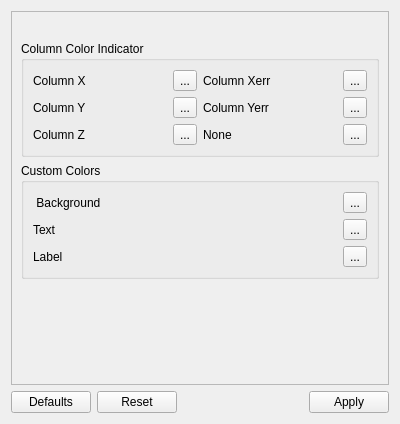
<?xml version="1.0" encoding="UTF-8"?>
<ui version="4.0">
 <class>TableColorSettings</class>
 <widget class="QWidget" name="TableColorSettings">
  <property name="geometry">
   <rect>
    <x>0</x>
    <y>0</y>
    <width>400</width>
    <height>424</height>
   </rect>
  </property>
  <property name="windowTitle">
   <string>Form</string>
  </property>
  <layout class="QVBoxLayout" name="verticalLayout_2">
   <item>
    <widget class="QScrollArea" name="scrollArea">
     <property name="widgetResizable">
      <bool>true</bool>
     </property>
     <widget class="QWidget" name="scrollAreaWidgetContents_2">
      <property name="geometry">
       <rect>
        <x>0</x>
        <y>0</y>
        <width>380</width>
        <height>371</height>
       </rect>
      </property>
      <layout class="QVBoxLayout" name="verticalLayout_3">
       <item>
        <widget class="QLabel" name="titleLabel">
         <property name="text">
          <string/>
         </property>
        </widget>
       </item>
       <item>
        <widget class="QGroupBox" name="columnColorGroupBox">
         <property name="title">
          <string>Column Color Indicator</string>
         </property>
         <layout class="QVBoxLayout" name="verticalLayout">
          <item>
           <layout class="QHBoxLayout" name="horizontalLayout">
            <item>
             <layout class="QHBoxLayout" name="horizontalLayout_9">
              <property name="spacing">
               <number>6</number>
              </property>
              <item>
               <widget class="QLabel" name="columnxTextLabel">
                <property name="text">
                 <string>Column X </string>
                </property>
               </widget>
              </item>
              <item>
               <spacer name="horizontalSpacer_5">
                <property name="orientation">
                 <enum>Qt::Horizontal</enum>
                </property>
                <property name="sizeHint" stdset="0">
                 <size>
                  <width>40</width>
                  <height>20</height>
                 </size>
                </property>
               </spacer>
              </item>
              <item>
               <widget class="ColorLabel" name="columnxColorLabel">
                <property name="text">
                 <string/>
                </property>
               </widget>
              </item>
              <item>
               <widget class="QToolButton" name="columnxColorButton">
                <property name="text">
                 <string>...</string>
                </property>
               </widget>
              </item>
             </layout>
            </item>
            <item>
             <layout class="QHBoxLayout" name="horizontalLayout_12">
              <item>
               <widget class="QLabel" name="columnxerrTextLabel">
                <property name="text">
                 <string>Column Xerr</string>
                </property>
               </widget>
              </item>
              <item>
               <spacer name="horizontalSpacer_8">
                <property name="orientation">
                 <enum>Qt::Horizontal</enum>
                </property>
                <property name="sizeHint" stdset="0">
                 <size>
                  <width>40</width>
                  <height>20</height>
                 </size>
                </property>
               </spacer>
              </item>
              <item>
               <widget class="ColorLabel" name="columnxerrColorLabel">
                <property name="text">
                 <string/>
                </property>
               </widget>
              </item>
              <item>
               <widget class="QToolButton" name="columnxerrColorButton">
                <property name="text">
                 <string>...</string>
                </property>
               </widget>
              </item>
             </layout>
            </item>
           </layout>
          </item>
          <item>
           <layout class="QHBoxLayout" name="horizontalLayout_3">
            <item>
             <layout class="QHBoxLayout" name="horizontalLayout_10">
              <item>
               <widget class="QLabel" name="columnyTextLabel">
                <property name="text">
                 <string>Column Y</string>
                </property>
               </widget>
              </item>
              <item>
               <spacer name="horizontalSpacer_6">
                <property name="orientation">
                 <enum>Qt::Horizontal</enum>
                </property>
                <property name="sizeHint" stdset="0">
                 <size>
                  <width>40</width>
                  <height>20</height>
                 </size>
                </property>
               </spacer>
              </item>
              <item>
               <widget class="ColorLabel" name="columnyColorLabel">
                <property name="text">
                 <string/>
                </property>
               </widget>
              </item>
              <item>
               <widget class="QToolButton" name="columnyColorButton">
                <property name="text">
                 <string>...</string>
                </property>
               </widget>
              </item>
             </layout>
            </item>
            <item>
             <layout class="QHBoxLayout" name="horizontalLayout_13">
              <item>
               <widget class="QLabel" name="columnyerrTextLabel">
                <property name="text">
                 <string>Column Yerr</string>
                </property>
               </widget>
              </item>
              <item>
               <spacer name="horizontalSpacer_9">
                <property name="orientation">
                 <enum>Qt::Horizontal</enum>
                </property>
                <property name="sizeHint" stdset="0">
                 <size>
                  <width>40</width>
                  <height>20</height>
                 </size>
                </property>
               </spacer>
              </item>
              <item>
               <widget class="ColorLabel" name="columnyerrColorLabel">
                <property name="text">
                 <string/>
                </property>
               </widget>
              </item>
              <item>
               <widget class="QToolButton" name="columnyerrColorButton">
                <property name="text">
                 <string>...</string>
                </property>
               </widget>
              </item>
             </layout>
            </item>
           </layout>
          </item>
          <item>
           <layout class="QHBoxLayout" name="horizontalLayout_4">
            <item>
             <layout class="QHBoxLayout" name="horizontalLayout_11">
              <item>
               <widget class="QLabel" name="columnzTextLabel">
                <property name="text">
                 <string>Column Z</string>
                </property>
               </widget>
              </item>
              <item>
               <spacer name="horizontalSpacer_7">
                <property name="orientation">
                 <enum>Qt::Horizontal</enum>
                </property>
                <property name="sizeHint" stdset="0">
                 <size>
                  <width>40</width>
                  <height>20</height>
                 </size>
                </property>
               </spacer>
              </item>
              <item>
               <widget class="ColorLabel" name="columnzColorLabel">
                <property name="text">
                 <string/>
                </property>
               </widget>
              </item>
              <item>
               <widget class="QToolButton" name="columnzColorButton">
                <property name="text">
                 <string>...</string>
                </property>
               </widget>
              </item>
             </layout>
            </item>
            <item>
             <layout class="QHBoxLayout" name="horizontalLayout_14">
              <item>
               <widget class="QLabel" name="noneTextLabel">
                <property name="text">
                 <string>None</string>
                </property>
               </widget>
              </item>
              <item>
               <spacer name="horizontalSpacer_10">
                <property name="orientation">
                 <enum>Qt::Horizontal</enum>
                </property>
                <property name="sizeHint" stdset="0">
                 <size>
                  <width>40</width>
                  <height>20</height>
                 </size>
                </property>
               </spacer>
              </item>
              <item>
               <widget class="ColorLabel" name="noneColorLabel">
                <property name="text">
                 <string/>
                </property>
               </widget>
              </item>
              <item>
               <widget class="QToolButton" name="noneColorButton">
                <property name="text">
                 <string>...</string>
                </property>
               </widget>
              </item>
             </layout>
            </item>
           </layout>
          </item>
         </layout>
        </widget>
       </item>
       <item>
        <widget class="QGroupBox" name="customColorGroupBox">
         <property name="title">
          <string>Custom Colors</string>
         </property>
         <layout class="QVBoxLayout" name="verticalLayout_4">
          <item>
           <layout class="QHBoxLayout" name="horizontalLayout_7">
            <property name="spacing">
             <number>6</number>
            </property>
            <item>
             <widget class="QLabel" name="backgroundTextLabel">
              <property name="text">
               <string> Background</string>
              </property>
             </widget>
            </item>
            <item>
             <spacer name="horizontalSpacer_3">
              <property name="orientation">
               <enum>Qt::Horizontal</enum>
              </property>
              <property name="sizeHint" stdset="0">
               <size>
                <width>40</width>
                <height>20</height>
               </size>
              </property>
             </spacer>
            </item>
            <item>
             <widget class="ColorLabel" name="backgroundColorLabel">
              <property name="text">
               <string/>
              </property>
             </widget>
            </item>
            <item>
             <widget class="QToolButton" name="backgroundColorButton">
              <property name="text">
               <string>...</string>
              </property>
             </widget>
            </item>
           </layout>
          </item>
          <item>
           <layout class="QHBoxLayout" name="horizontalLayout_8">
            <item>
             <widget class="QLabel" name="textTextLabel">
              <property name="text">
               <string>Text</string>
              </property>
             </widget>
            </item>
            <item>
             <spacer name="horizontalSpacer_4">
              <property name="orientation">
               <enum>Qt::Horizontal</enum>
              </property>
              <property name="sizeHint" stdset="0">
               <size>
                <width>40</width>
                <height>20</height>
               </size>
              </property>
             </spacer>
            </item>
            <item>
             <widget class="ColorLabel" name="textColorLabel">
              <property name="text">
               <string/>
              </property>
             </widget>
            </item>
            <item>
             <widget class="QToolButton" name="textColorButton">
              <property name="text">
               <string>...</string>
              </property>
             </widget>
            </item>
           </layout>
          </item>
          <item>
           <layout class="QHBoxLayout" name="horizontalLayout_6">
            <item>
             <widget class="QLabel" name="labelTextLabel">
              <property name="text">
               <string>Label</string>
              </property>
             </widget>
            </item>
            <item>
             <spacer name="horizontalSpacer_2">
              <property name="orientation">
               <enum>Qt::Horizontal</enum>
              </property>
              <property name="sizeHint" stdset="0">
               <size>
                <width>40</width>
                <height>20</height>
               </size>
              </property>
             </spacer>
            </item>
            <item>
             <widget class="ColorLabel" name="labelColorLabel">
              <property name="text">
               <string/>
              </property>
             </widget>
            </item>
            <item>
             <widget class="QToolButton" name="labelColorButton">
              <property name="text">
               <string>...</string>
              </property>
             </widget>
            </item>
           </layout>
          </item>
         </layout>
        </widget>
       </item>
       <item>
        <spacer name="verticalSpacer">
         <property name="orientation">
          <enum>Qt::Vertical</enum>
         </property>
         <property name="sizeHint" stdset="0">
          <size>
           <width>20</width>
           <height>40</height>
          </size>
         </property>
        </spacer>
       </item>
      </layout>
     </widget>
    </widget>
   </item>
   <item>
    <layout class="QHBoxLayout" name="horizontalLayout_2">
     <item>
      <widget class="QPushButton" name="defaultsPushButton">
       <property name="text">
        <string>Defaults</string>
       </property>
      </widget>
     </item>
     <item>
      <widget class="QPushButton" name="resetPushButton">
       <property name="text">
        <string>Reset</string>
       </property>
      </widget>
     </item>
     <item>
      <spacer name="horizontalSpacer">
       <property name="orientation">
        <enum>Qt::Horizontal</enum>
       </property>
       <property name="sizeHint" stdset="0">
        <size>
         <width>40</width>
         <height>20</height>
        </size>
       </property>
      </spacer>
     </item>
     <item>
      <widget class="QPushButton" name="applyPushButton">
       <property name="text">
        <string>Apply</string>
       </property>
      </widget>
     </item>
    </layout>
   </item>
  </layout>
 </widget>
 <customwidgets>
  <customwidget>
   <class>ColorLabel</class>
   <extends>QLabel</extends>
   <header>../widgets/ColorLabel.h</header>
  </customwidget>
 </customwidgets>
 <resources/>
 <connections/>
</ui>
